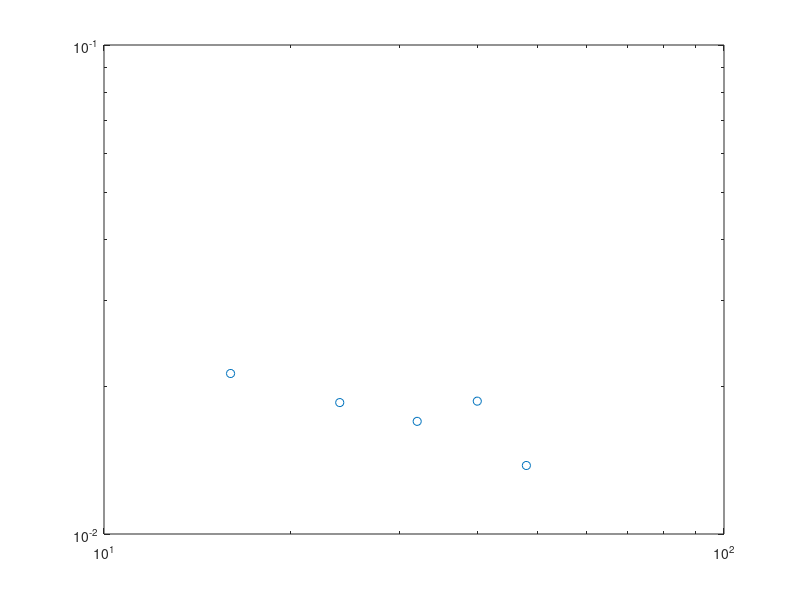

Write MATLAB code to recreate this figure. (Note: this script raises an error after producing the figure.)
Lx = [16,24, 32, 40, 48];
A_cdw = [0.021293, 0.018568,0.016997, 0.018694, 0.013807];
h1 = loglog(Lx, A_cdw,'o');hold on;



fit_x = Lx;
p = fit(log(Lx([1:2,3])'),log(A_cdw([1:2,3])'),'poly1');
fprintf('Kc=%.5f\n',-p.p1*2);
x = fit_x(1):0.5:fit_x(end);
fl=loglog(Lx,exp(p.p2)*(Lx).^p.p1,'-.');
T=text(30,0.018,['$K_{c}=',num2str(-p.p1*2),'$']);
set(T,'Interpreter','latex');
set(T,'Fontsize',28);

%stop at middle to see if measurement different

set(gca,'fontsize',24);
set(gca,'linewidth',1.5);
set(get(gca,'Children'),'linewidth',3); % Set line width 1.5 pounds
set(h1,'markersize',10);
xlabel('$L_x$','Interpreter','latex');
ylabel('$A_{cdw}$','Interpreter','latex');
set(get(gca,'XLabel'),'FontSize',24); 
set(get(gca,'YLabel'),'FontSize',24); 
